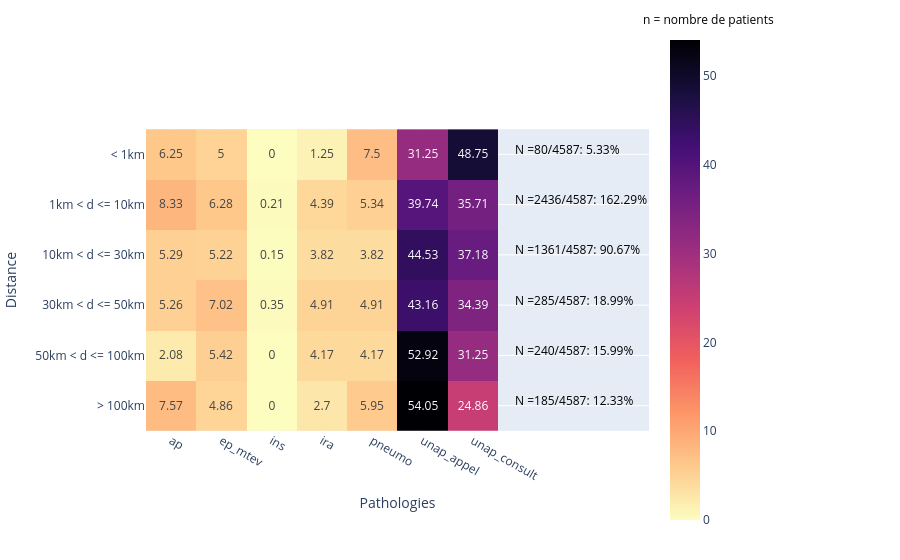

The code cell stored with this chart in its notebook:
### Markdown cell above
#### Heatmap en pourcentage centre de Saint Cloud

### Code cell
df_tab_dist_saintcloud = pd.read_csv('../geocodeur/from_hegp/data/data_octobre_2023/dist_em_saint_cloud.csv', sep=";")

# Configuration de l'index et conversion des colonnes en entiers
df_tab_dist_saintcloud.index = df_tab_dist_saintcloud['distance']
df_tab_dist_saintcloud = df_tab_dist_saintcloud.drop('distance', axis=1)
df_tab_dist_saintcloud[['ap','ep_mtev','ins', 'ira', 'pneumo', 'unap_appel','unap_consult', 'total']] = df_tab_dist_saintcloud[['ap','ep_mtev','ins', 'ira', 'pneumo', 'unap_appel','unap_consult','total']].astype(int)

# Calcul de la somme des patients pour chaque ligne (sans 'total')
df_tab_dist_saintcloud['Sum'] = df_tab_dist_saintcloud[['ap','ep_mtev','ins', 'ira', 'pneumo', 'unap_appel','unap_consult']].sum(axis=1)

# Diviser chaque colonne par la colonne 'total'
for column in ['ap','ep_mtev','ins', 'ira', 'pneumo', 'unap_appel','unap_consult']:
    df_tab_dist_saintcloud[column] = ((df_tab_dist_saintcloud[column] / df_tab_dist_saintcloud['total'])*100).round(2)

# Création de la heatmap sans la colonne 'total' et la colonne fictive pour espacement
fig = px.imshow(df_tab_dist_saintcloud.drop(['total', 'Sum'], axis=1), text_auto=True, color_continuous_scale='magma_r')


# Ajout de la somme des patients à la heatmap
for i, sum_value in enumerate(df_tab_dist_saintcloud['Sum']):
    pourcentage = (sum_value/df_tab_dist_paris['total'].sum())*100
    fig.add_annotation(
        dict(
            text=f"N ={sum_value}/{df_tab_dist_saintcloud['total'].sum()}: {pourcentage:.2f}%",
            x=len(df_tab_dist_saintcloud.columns) - 2.2,  # Placer un peu à droite de la dernière colonne de données
            y= i - 0.1, 
            xref="x", 
            yref="y", 
            showarrow=False, 
            font=dict(color="black", size=12),
            xanchor="left",
            yanchor = "middle"
        )
    )

fig.add_annotation(
    dict(
        text="n = nombre de patients",
        x=1.115,  # Position horizontale au milieu de la heatmap
        y=1,  # Position verticale juste au-dessus de la heatmap
        xref="paper",  # Référence de la position horizontale
        yref="paper",  # Référence de la position verticale
        showarrow=False,  # Pas de flèche
        font=dict(color="black", size=12),
        xanchor="center",  # Alignement horizontal au centre
        yanchor="bottom"  # Alignement vertical en bas
    )
)

# Ajustement des marges pour la légende
fig.update_layout(
    margin=dict(l=30, r=250, t=30, b=30),  # Augmenter 'r' pour laisser plus de place pour la légende
    xaxis_title="Pathologies",
    yaxis_title="Distance",
    legend_title_text='Pathologies'
)

fig.show()

### Figure 1 — Plotly figure (JSON) as saved in the notebook; plotly's stock layout.template omitted (floating-point values rounded to 4 significant figures)
{"data": [{"coloraxis": "coloraxis", "hovertemplate": "x: %{x}<br>distance: %{y}<br>color: %{z}<extra></extra>", "name": "0", "texttemplate": "%{z}", "type": "heatmap", "x": ["ap", "ep_mtev", "ins", "ira", "pneumo", "unap_appel", "unap_consult"], "xaxis": "x", "y": ["< 1km", "1km < d <= 10km", "10km < d <= 30km", "30km < d <= 50km", "50km < d <= 100km", "> 100km"], "yaxis": "y", "z": [[6.25, 5, 0, 1.25, 7.5, 31.25, 48.75], [8.33, 6.28, 0.21, 4.39, 5.34, 39.74, 35.71], [5.29, 5.22, 0.15, 3.82, 3.82, 44.53, 37.18], [5.26, 7.02, 0.35, 4.91, 4.91, 43.16, 34.39], [2.08, 5.42, 0, 4.17, 4.17, 52.92, 31.25], [7.57, 4.86, 0, 2.7, 5.95, 54.05, 24.86]]}], "layout": {"annotations": [{"font": {"color": "black", "size": 12}, "showarrow": false, "text": "N =80/4587: 5.33%", "x": 6.8, "xanchor": "left", "xref": "x", "y": -0.1, "yanchor": "middle", "yref": "y"}, {"font": {"color": "black", "size": 12}, "showarrow": false, "text": "N =2436/4587: 162.29%", "x": 6.8, "xanchor": "left", "xref": "x", "y": 0.9, "yanchor": "middle", "yref": "y"}, {"font": {"color": "black", "size": 12}, "showarrow": false, "text": "N =1361/4587: 90.67%", "x": 6.8, "xanchor": "left", "xref": "x", "y": 1.9, "yanchor": "middle", "yref": "y"}, {"font": {"color": "black", "size": 12}, "showarrow": false, "text": "N =285/4587: 18.99%", "x": 6.8, "xanchor": "left", "xref": "x", "y": 2.9, "yanchor": "middle", "yref": "y"}, {"font": {"color": "black", "size": 12}, "showarrow": false, "text": "N =240/4587: 15.99%", "x": 6.8, "xanchor": "left", "xref": "x", "y": 3.9, "yanchor": "middle", "yref": "y"}, {"font": {"color": "black", "size": 12}, "showarrow": false, "text": "N =185/4587: 12.33%", "x": 6.8, "xanchor": "left", "xref": "x", "y": 4.9, "yanchor": "middle", "yref": "y"}, {"font": {"color": "black", "size": 12}, "showarrow": false, "text": "n = nombre de patients", "x": 1.115, "xanchor": "center", "xref": "paper", "y": 1, "yanchor": "bottom", "yref": "paper"}], "coloraxis": {"colorscale": [[0, "#fcfdbf"], [0.1111, "#feca8d"], [0.2222, "#fd9668"], [0.3333, "#f1605d"], [0.4444, "#cd4071"], [0.5556, "#9e2f7f"], [0.6667, "#721f81"], [0.7778, "#440f76"], [0.8889, "#180f3d"], [1, "#000004"]]}, "legend": {"title": {"text": "Pathologies"}}, "margin": {"b": 30, "l": 30, "r": 250, "t": 30}, "xaxis": {"anchor": "y", "constrain": "domain", "domain": [0, 1], "scaleanchor": "y", "title": {"text": "Pathologies"}}, "yaxis": {"anchor": "x", "autorange": "reversed", "constrain": "domain", "domain": [0, 1], "title": {"text": "Distance"}}}}
